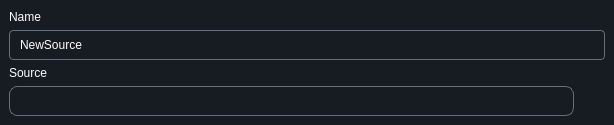
<?xml version="1.0" encoding="UTF-8"?>
<ui version="4.0">
 <class>LiveSourceWidgetClass</class>
 <widget class="QWidget" name="LiveSourceWidgetClass">
  <property name="geometry">
   <rect>
    <x>0</x>
    <y>0</y>
    <width>614</width>
    <height>125</height>
   </rect>
  </property>
  <property name="windowTitle">
   <string>LiveSourceWidget</string>
  </property>
  <property name="styleSheet">
   <string notr="true">#mainLiveWidget {
  background: #171B22;
}

QLabel {
  color: white;
}

QLineEdit {
  background: #171B22;
  color: white;
  border: 1px solid #647081;
  border-radius: 4px;
  padding-left: 8px;
}

QLineEdit:focus {
    border: 1px solid #19BDDE;
}


QComboBox {
  background: #171B22;
  color: white;
  border: 1px solid #647081;
  border-radius: 8px;
  padding-left: 8px;
}

QComboBox:focus {
    border: 1px solid #19BDDE;
}

QComboBox::drop-down {
    subcontrol-origin: padding;
    subcontrol-position: top right;
    width: 22px;
    border-left: 0px solid #444;
}

QComboBox::down-arrow {
    image: url(:/FrameFlow/down.svg);
    width: 10px;
    height: 10px;
}

QComboBox QAbstractItemView {
  background-color: #171B22;
  border: 1px solid white;
  selection-background-color: #00c853;
  selection-color: white;
  outline: none;
  color: white;
}

QComboBox QAbstractItemView::item {
    padding: 10px 0px;
}

QComboBox QAbstractItemView::item:hover {
  background-color: #2d2d2d;
}

QComboBox QScrollBar:vertical {
  width: 6px;
  background: transparent;
}
</string>
  </property>
  <layout class="QVBoxLayout" name="verticalLayout_2">
   <property name="spacing">
    <number>0</number>
   </property>
   <property name="leftMargin">
    <number>0</number>
   </property>
   <property name="topMargin">
    <number>0</number>
   </property>
   <property name="rightMargin">
    <number>0</number>
   </property>
   <property name="bottomMargin">
    <number>0</number>
   </property>
   <item>
    <widget class="QWidget" name="mainLiveWidget" native="true">
     <layout class="QVBoxLayout" name="verticalLayout">
      <property name="spacing">
       <number>5</number>
      </property>
      <property name="leftMargin">
       <number>9</number>
      </property>
      <property name="topMargin">
       <number>9</number>
      </property>
      <property name="rightMargin">
       <number>9</number>
      </property>
      <property name="bottomMargin">
       <number>9</number>
      </property>
      <item>
       <widget class="QLabel" name="label">
        <property name="text">
         <string>Name</string>
        </property>
       </widget>
      </item>
      <item>
       <widget class="QLineEdit" name="nameLineEdit">
        <property name="minimumSize">
         <size>
          <width>0</width>
          <height>30</height>
         </size>
        </property>
        <property name="maximumSize">
         <size>
          <width>16777215</width>
          <height>30</height>
         </size>
        </property>
        <property name="text">
         <string>NewSource</string>
        </property>
        <property name="placeholderText">
         <string>New Source</string>
        </property>
       </widget>
      </item>
      <item>
       <widget class="QLabel" name="label_2">
        <property name="text">
         <string>Source</string>
        </property>
       </widget>
      </item>
      <item>
       <widget class="QWidget" name="horizontalWidget" native="true">
        <layout class="QHBoxLayout" name="horizontalLayout">
         <property name="spacing">
          <number>5</number>
         </property>
         <property name="leftMargin">
          <number>0</number>
         </property>
         <property name="topMargin">
          <number>0</number>
         </property>
         <property name="rightMargin">
          <number>0</number>
         </property>
         <property name="bottomMargin">
          <number>0</number>
         </property>
         <item>
          <widget class="QComboBox" name="deviceLineComboBox">
           <property name="minimumSize">
            <size>
             <width>0</width>
             <height>30</height>
            </size>
           </property>
           <property name="maximumSize">
            <size>
             <width>16777215</width>
             <height>30</height>
            </size>
           </property>
           <property name="editable">
            <bool>true</bool>
           </property>
          </widget>
         </item>
         <item>
          <widget class="QPushButton" name="refreshButton">
           <property name="minimumSize">
            <size>
             <width>26</width>
             <height>0</height>
            </size>
           </property>
           <property name="maximumSize">
            <size>
             <width>26</width>
             <height>16777215</height>
            </size>
           </property>
           <property name="cursor">
            <cursorShape>PointingHandCursor</cursorShape>
           </property>
           <property name="text">
            <string/>
           </property>
           <property name="icon">
            <iconset resource="frameflow.qrc">
             <normaloff>:/FrameFlow/refresh.svg</normaloff>:/FrameFlow/refresh.svg</iconset>
           </property>
           <property name="flat">
            <bool>true</bool>
           </property>
          </widget>
         </item>
        </layout>
       </widget>
      </item>
     </layout>
    </widget>
   </item>
  </layout>
 </widget>
 <layoutdefault spacing="6" margin="11"/>
 <resources>
  <include location="frameflow.qrc"/>
 </resources>
 <connections>
  <connection>
   <sender>refreshButton</sender>
   <signal>clicked()</signal>
   <receiver>LiveSourceWidgetClass</receiver>
   <slot>fillLiveCombo()</slot>
   <hints>
    <hint type="sourcelabel">
     <x>591</x>
     <y>100</y>
    </hint>
    <hint type="destinationlabel">
     <x>306</x>
     <y>62</y>
    </hint>
   </hints>
  </connection>
 </connections>
 <slots>
  <slot>fillLiveCombo()</slot>
 </slots>
</ui>
